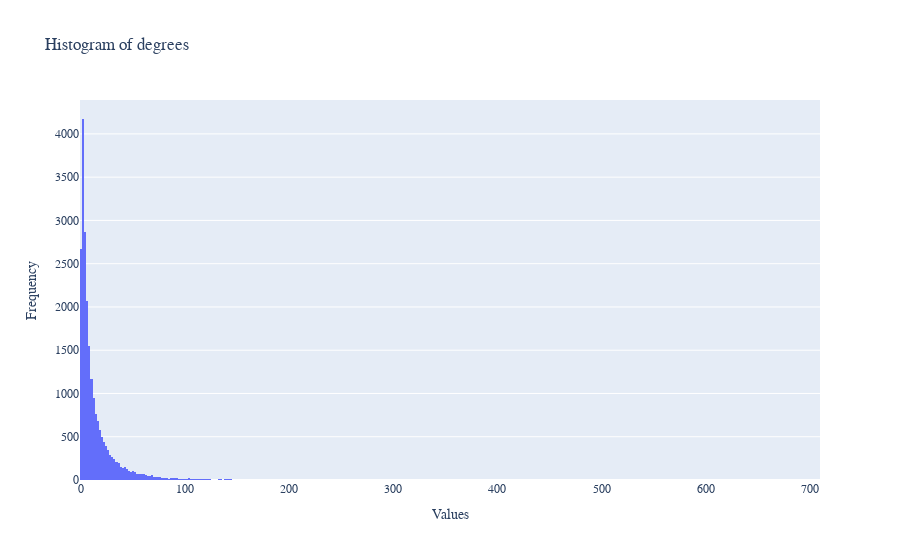

Notebook source saved alongside this figure:
### Code cell
import plotly.graph_objects as go

# Assuming 'df' is your DataFrame and 'column_name' is the name of the column
data = result_df['degree']

# Create histogram
fig = go.Figure(data=[go.Histogram(x=data, nbinsx=500)])  # Adjust the 'nbinsx' parameter for more or fewer bins

# Update layout
fig.update_layout(
    title='Histogram of degrees',
    xaxis_title='Values',
    yaxis_title='Frequency',
    font=dict(
        family='Arial',
        size=12
    )
)

# Show the plot
fig.show()

### Figure 1 — Plotly figure (JSON) as saved in the notebook; plotly's stock layout.template omitted (floating-point values rounded to 4 significant figures; data arrays with more than 128 entries replaced by an {"elided": "..."} marker saying what was removed)
{"data": [{"nbinsx": 500, "type": "histogram", "x": {"elided": "22470 int values"}}], "layout": {"font": {"family": "Arial", "size": 12}, "title": {"text": "Histogram of degrees"}, "xaxis": {"title": {"text": "Values"}}, "yaxis": {"title": {"text": "Frequency"}}}}
